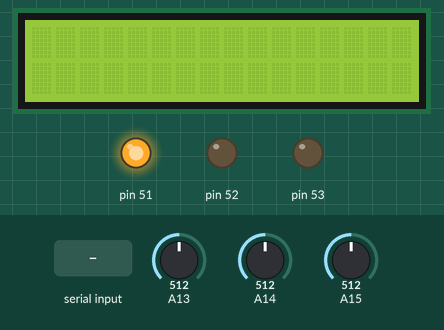
Bench run of a sketch on a simulated Arduino Mega 2560, built with avr-gcc and run on an emulated ATmega2560. On the bench: 16×2 character LCD, output pins drawn as LEDs (lit = HIGH). Inputs (shaded band) come from the test bench; at power-on: A13 = 512, A14 = 512, A15 = 512. What the sketch prints to the serial monitor is not drawn.

Above: at 1.0 s.
1.1 s: "1" received over the second serial link
At 2.5 s:
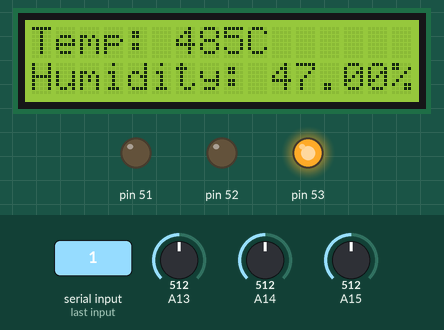
Timing chart, 0 to 4.1 s (numbered marks = the images above; inputs shaded):
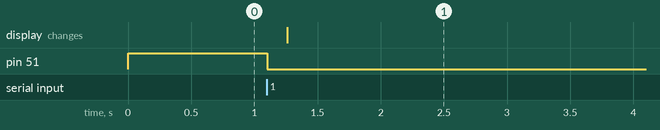

Measured:
- after the input at 1.1 s, pin 51: HIGH → LOW at once; pin 53: LOW → HIGH at once; the display: changes after 0.16 s (image 1)

The sketch:

H2Hacks_Arduino.ino
```cpp
  #include <LiquidCrystal.h> // includes the LiquidCrystal Library
  LiquidCrystal lcd(2, 3, 4, 5, 6, 7); // Creates an LC object. Parameters: (rs, enable, d4, d5, d6, d7)

void setup() {
  // put your setup code here, to run once:
  Serial3.begin(9600);
  Serial.begin(9600);
  Serial2.begin(9600);
  analogWrite(51, 255);
  analogWrite(52, 0);
  analogWrite(53, 0);
  lcd.begin(16, 2);


  while (Serial3.available()==0)
  {

  }
  analogWrite(51, 0);
  analogWrite(52, 0);
  analogWrite(53, 255);

}
//A14 = temperature
//A15 = gas
//A13 = humidity

void loop() {
  Serial.println("test");
  // put your main code here, to run repeatedly:
  //Serial1.print(Serial2.readString());
  String s = "";
  s+=(analogRead(A15)/120.0);
  s+=",";
  delay(50);
float e = analogRead(A13);

while (e>50)
{
 e-=5.0;
}
s+=e;
s+=",";
  delay(50);
  int d = analogRead(A14)-27;
  //d =;
  delay(50);
  s += d;
  Serial3.println(s);
  Serial.println(s);
  lcd.clear();
  lcd.setCursor(0, 0);
  lcd.print("Temp: ");
  lcd.print(d);
  lcd.print( "C");
  lcd.setCursor(0, 1);
  lcd.print("Humidity: ");
  lcd.print(e);
  lcd.print("%");
  delay(5000);
}
```
